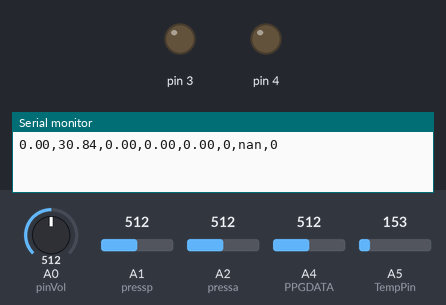
A sketch run on a simulated Arduino Uno, built with avr-gcc and run on an emulated ATmega328P. Shown: output pins drawn as LEDs (lit = HIGH), the last lines printed to the serial monitor. The test bench sets the inputs (shaded band); at power-on: A0 (pinVol) = 512, A1 (pressp) = 512, A2 (pressa) = 512, A4 (PPGDATA) = 512, A5 (TempPin) = 153.

Above: at 0.1 s.
At 1.2 s:
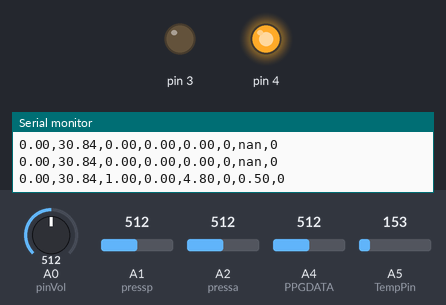
Timing chart, 0 to 2.7 s (numbered marks = the images above):
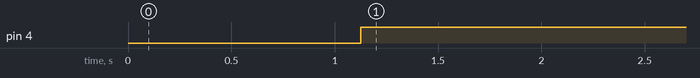

Measured:
- by itself, pin 4: LOW → HIGH at 1.1 s

The sketch:

finalproj.ino
```cpp
//terms for PPG
int PPGDATA = A4;
int HeartBeat = 0;
float ppgdata = 0, thresh = 52500, HRV = 0, HR = 0;
unsigned long Rcurrent = 0, Tcurrent = 0, Ptime = 0;
bool inrange = false;

//terms for temperature sensor
int TempPin = A5;
long rawTemp;
float voltage;
float fahrenheit;
float celsius;

//terms for Foot pressure
int pressa=A2, pressp=A1;
int fs1, fs2;
float count = 0, contabad=0;
int thresh_high = 80;
int thresh_low = 15;
int bottomThresh = 700, fs1tot = 0, fs2tot = 0, cont = 0;
float distance, walkspeed, steplength = 1.5, Acttime, old_y, old_z, zdirec, BE;
int fs1new, fs2new;
bool stepping=true;

//terms for MPU
//#include "I2Cdev.h"
//#include "MPU6050_6Axis_MotionApps20.h"
//#if I2CDEV_IMPLEMENTATION == I2CDEV_ARDUINO_WIRE
//#include "Wire.h"
//#endif
//MPU6050 mpu;
//#define OUTPUT_READABLE_YAWPITCHROLL
//#define OUTPUT_READABLE_WORLDACCEL
//#define INTERRUPT_PIN 2  // use pin 2 on Arduino Uno & most boards
//#define LED_PIN 13 // (Arduino is 13, Teensy is 11, Teensy++ is 6)
//bool blinkState = false;
//bool dmpReady = false;  // set true if DMP init was successful
//uint8_t mpuIntStatus;   // holds actual interrupt status byte from MPU
//uint8_t devStatus;      // return status after each device operation (0 = success, !0 = error)
//uint16_t packetSize;    // expected DMP packet size (default is 42 bytes)
//uint16_t fifoCount;     // count of all bytes currently in FIFO
//uint8_t fifoBuffer[64]; // FIFO storage buffer
//Quaternion q;           // [w, x, y, z]         quaternion container
//VectorInt16 aa;         // [x, y, z]            accel sensor measurements
//VectorInt16 aaReal;     // [x, y, z]            gravity-free accel sensor measurements
//VectorInt16 aaWorld;    // [x, y, z]            world-frame accel sensor measurements
//VectorFloat gravity;    // [x, y, z]            gravity vector
//float euler[3];         // [psi, theta, phi]    Euler angle container
//float ypr[3];           // [yaw, pitch, roll]   yaw/pitch/roll container and gravity vector
//uint8_t teapotPacket[14] = { '$', 0x02, 0,0, 0,0, 0,0, 0,0, 0x00, 0x00, '\r', '\n' };
//volatile bool mpuInterrupt = false;     // indicates whether MPU interrupt pin has gone high
//void dmpDataReady() {
//    mpuInterrupt = true;
//}

//Terms for leg volume
int pinVol = A0;
const float alpha = 0.125;
float average = 0;
double data_filtered[] = {0, 0, 0, 0, 0, 0, 0, 0};
const int n = 7;
int mean = 8, media=0, conta=0, somma=0;

unsigned long stretch, Stime=0;
unsigned long prevMax = 0, currMax = 0, prevMin = 1000000, currMin = 1000000, RESthresh = 0;
unsigned long dataprev ;
bool swelling=0,DVT=0, Oldfalling=0;


void setup() {
  // initialize the serial communication:
  Serial.begin(19200);
  pinMode(PPGDATA, INPUT);

  pinMode(TempPin, INPUT);

  pinMode(pressa, INPUT);
  pinMode(pressp, INPUT);
  pinMode(3, OUTPUT);
  pinMode(4, OUTPUT);

//    #if I2CDEV_IMPLEMENTATION == I2CDEV_ARDUINO_WIRE
//    Wire.begin();
//    Wire.setClock(400000); // 400kHz I2C clock. Comment this line if having compilation difficulties
//    #elif I2CDEV_IMPLEMENTATION == I2CDEV_BUILTIN_FASTWIRE
//        Fastwire::setup(400, true);
//    #endif
//    while (!Serial);
//    Serial.println(F("Initializing I2C devices..."));
//    mpu.initialize();
//    pinMode(INTERRUPT_PIN, INPUT);
//
//    // verify connection
//    Serial.println(F("Testing device connections..."));
//    Serial.println(mpu.testConnection() ? F("MPU6050 connection successful") : F("MPU6050 connection failed"));
//
//    // wait for ready
//    Serial.println(F("\nSend any character to begin DMP programming and demo: "));
//    while (Serial.available() && Serial.read()); // empty buffer
//    while (!Serial.available());                 // wait for data
//    while (Serial.available() && Serial.read()); // empty buffer again
//
//    // load and configure the DMP
//    Serial.println(F("Initializing DMP..."));
//    devStatus = mpu.dmpInitialize();
//
//    // supply your own gyro offsets here, scaled for min sensitivity
//    mpu.setXGyroOffset(220);
//    mpu.setYGyroOffset(76);
//    mpu.setZGyroOffset(-85);
//    mpu.setZAccelOffset(1788); // 1688 factory default for my test chip
//
//    // make sure it worked (returns 0 if so)
//    if (devStatus == 0) {
//        // Calibration Time: generate offsets and calibrate our MPU6050
//        mpu.CalibrateAccel(6);
//        mpu.CalibrateGyro(6);
//        mpu.PrintActiveOffsets();
//        // turn on the DMP, now that it's ready
//        Serial.println(F("Enabling DMP..."));
//        mpu.setDMPEnabled(true);
//
//        // enable Arduino interrupt detection
//        Serial.print(F("Enabling interrupt detection (Arduino external interrupt "));
//        Serial.print(digitalPinToInterrupt(INTERRUPT_PIN));
//        Serial.println(F(")..."));
//        attachInterrupt(digitalPinToInterrupt(INTERRUPT_PIN), dmpDataReady, RISING);
//        mpuIntStatus = mpu.getIntStatus();
//
//        // set our DMP Ready flag so the main loop() function knows it's okay to use it
//        Serial.println(F("DMP ready! Waiting for first interrupt..."));
//        dmpReady = true;
//
//        // get expected DMP packet size for later comparison
//        packetSize = mpu.dmpGetFIFOPacketSize();
//    } else {
//        // ERROR!
//        // 1 = initial memory load failed
//        // 2 = DMP configuration updates failed
//        // (if it's going to break, usually the code will be 1)
//        Serial.print(F("DMP Initialization failed (code "));
//        Serial.print(devStatus);
//        Serial.println(F(")"));
//    }
//
//    // configure LED for output
//    pinMode(LED_PIN, OUTPUT);

  pinMode(pinVol, INPUT);

  Ptime = millis();
}

void loop() {

//PPG program (HR information)


  ppgdata = analogRead(PPGDATA);
  ppgdata = ppgdata * 100;
  delay(30);
  //Serial.println(ppgdata);
  if (ppgdata >= thresh) {
    if (inrange == false) {
      HeartBeat++;
      delay(50);
    }
    inrange = true;
   }
  else
  {
    inrange = false;
  }

  if (millis() - Ptime > 10000) {
    HR = 6 * HeartBeat;
    Ptime = millis();
    HeartBeat = 0;
  }

//END PPG program

// Temperature program

// Read the raw 0-1023 value of temperature into a variable.
  rawTemp = analogRead(TempPin);
// Calculate the voltage, based on that value.
// Multiply by maximum voltage (3.3V) and divide by maximum ADC value (1023).
// If you plan on using this with a LilyPad Simple Arduino on USB power, change to 4.2
voltage = rawTemp * (3.3 / 1023.0);
//Serial.print("Voltage: "); // Print voltage reading to serial monitor
//Serial.println(voltage);
// Calculate the celsius temperature, based on that voltage..
celsius = (voltage - 0.5) * 100;
//Serial.print("Celsius: "); // Print celcius temp to serial monitor
//Serial.println(celsius);
// Use a common equation to convert celsius to Fahrenheit. F = C*9/5 + 32.
fahrenheit = (celsius * 9.0 / 5.0) + 32.0;
//Serial.print("Fahrenheit: "); // Print Fahrenheit temp to serial monitor
//Serial.println(fahrenheit);
// Print a blank line
//Serial.println();
// Wait 1 second between readings
//delay(1000);

// END Temperature program

// MPU

//// if programming failed, don't try to do anything
//    if (!dmpReady) return;
//
//    // wait for MPU interrupt or extra packet(s) available
//    while (!mpuInterrupt && fifoCount < packetSize) {
//        if (mpuInterrupt && fifoCount < packetSize) {
//          // try to get out of the infinite loop
//          fifoCount = mpu.getFIFOCount();
//        }
//        // other program behavior stuff here
//        // .
//        // .
//        // .
//        // if you are really paranoid you can frequently test in between other
//        // stuff to see if mpuInterrupt is true, and if so, "break;" from the
//        // while() loop to immediately process the MPU data
//        // .
//        // .
//        // .
//    }
//
//    // reset interrupt flag and get INT_STATUS byte
//    mpuInterrupt = false;
//    mpuIntStatus = mpu.getIntStatus();
//
//    // get current FIFO count
//    fifoCount = mpu.getFIFOCount();
//  if(fifoCount < packetSize){
//          //Lets go back and wait for another interrupt. We shouldn't be here, we got an interrupt from another event
//      // This is blocking so don't do it   while (fifoCount < packetSize) fifoCount = mpu.getFIFOCount();
//  }
//    // check for overflow (this should never happen unless our code is too inefficient)
//    else if ((mpuIntStatus & _BV(MPU6050_INTERRUPT_FIFO_OFLOW_BIT)) || fifoCount >= 1024) {
//        // reset so we can continue cleanly
//        mpu.resetFIFO();
//      //  fifoCount = mpu.getFIFOCount();  // will be zero after reset no need to ask
//        Serial.println(F("FIFO overflow!"));
//
//    // otherwise, check for DMP data ready interrupt (this should happen frequently)
//    } else if (mpuIntStatus & _BV(MPU6050_INTERRUPT_DMP_INT_BIT)) {
//
//        // read a packet from FIFO
//  while(fifoCount >= packetSize){ // Lets catch up to NOW, someone is using the dreaded delay()!
//    mpu.getFIFOBytes(fifoBuffer, packetSize);
//    // track FIFO count here in case there is > 1 packet available
//    // (this lets us immediately read more without waiting for an interrupt)
//    fifoCount -= packetSize;
//  }
//        #ifdef OUTPUT_READABLE_QUATERNION
//            // display quaternion values in easy matrix form: w x y z
//            mpu.dmpGetQuaternion(&q, fifoBuffer);
//            Serial.print("quat\t");
//            Serial.print(q.w);
//            Serial.print("\t");
//            Serial.print(q.x);
//            Serial.print("\t");
//            Serial.print(q.y);
//            Serial.print("\t");
//            Serial.println(q.z);
//        #endif
//
//        #ifdef OUTPUT_READABLE_EULER
//            // display Euler angles in degrees
//            mpu.dmpGetQuaternion(&q, fifoBuffer);
//            mpu.dmpGetEuler(euler, &q);
//            Serial.print("euler\t");
//            Serial.print(euler[0] * 180/M_PI);
//            Serial.print("\t");
//            Serial.print(euler[1] * 180/M_PI);
//            Serial.print("\t");
//            Serial.println(euler[2] * 180/M_PI);
//        #endif
//
//        #ifdef OUTPUT_READABLE_YAWPITCHROLL
//            // display Euler angles in degrees
//            mpu.dmpGetQuaternion(&q, fifoBuffer);
//            mpu.dmpGetGravity(&gravity, &q);
//            mpu.dmpGetYawPitchRoll(ypr, &q, &gravity);
//            Serial.print("ypr\t");
//            Serial.print(ypr[0] * 180/M_PI);
//            Serial.print("\t");
//            Serial.print(ypr[1] * 180/M_PI);
//            Serial.print("\t");
//            Serial.println(ypr[2] * 180/M_PI);
//        #endif
//
//        #ifdef OUTPUT_READABLE_REALACCEL
//            // display real acceleration, adjusted to remove gravity
//            mpu.dmpGetQuaternion(&q, fifoBuffer);
//            mpu.dmpGetAccel(&aa, fifoBuffer);
//            mpu.dmpGetGravity(&gravity, &q);
//            mpu.dmpGetLinearAccel(&aaReal, &aa, &gravity);
//            Serial.print("areal\t");
//            Serial.print(aaReal.x);
//            Serial.print("\t");
//            Serial.print(aaReal.y);
//            Serial.print("\t");
//            Serial.println(aaReal.z);
//        #endif
//
//        #ifdef OUTPUT_READABLE_WORLDACCEL
//            // display initial world-frame acceleration, adjusted to remove gravity
//            // and rotated based on known orientation from quaternion
//            mpu.dmpGetQuaternion(&q, fifoBuffer);
//            mpu.dmpGetAccel(&aa, fifoBuffer);
//            mpu.dmpGetGravity(&gravity, &q);
//            mpu.dmpGetLinearAccel(&aaReal, &aa, &gravity);
//            mpu.dmpGetLinearAccelInWorld(&aaWorld, &aaReal, &q);
//            Serial.print("aworld\t");
//            Serial.print(aaWorld.x);
//            Serial.print("\t");
//            Serial.print(aaWorld.y);
//            Serial.print("\t");
//            Serial.println(aaWorld.z);
//        #endif
//
//        #ifdef OUTPUT_TEAPOT
//            // display quaternion values in InvenSense Teapot demo format:
//            teapotPacket[2] = fifoBuffer[0];
//            teapotPacket[3] = fifoBuffer[1];
//            teapotPacket[4] = fifoBuffer[4];
//            teapotPacket[5] = fifoBuffer[5];
//            teapotPacket[6] = fifoBuffer[8];
//            teapotPacket[7] = fifoBuffer[9];
//            teapotPacket[8] = fifoBuffer[12];
//            teapotPacket[9] = fifoBuffer[13];
//            Serial.write(teapotPacket, 14);
//            teapotPacket[11]++; // packetCount, loops at 0xFF on purpose
//        #endif
//
//        // blink LED to indicate activity
//        blinkState = !blinkState;
//        digitalWrite(LED_PIN, blinkState);
//    }
// END MPU

// Leg dimension

stretch = analogRead(pinVol);
//Serial.println(stretch);
// New value calculation
for (int i = 1; i < mean; i++)
  {
    average = average + alpha * data_filtered[n - i];
  }
  data_filtered[n] = (alpha * stretch) + average;
  average = 0;
  // data_filtered values update
  for (int i = 0; i < mean - 1; i++)
  {
    data_filtered[i] = data_filtered[i + 1];
  }

// Print Data
//stretch = data_filtered[n];
data_filtered[n] = data_filtered[n];
somma=somma+data_filtered[n];
conta=conta+1;
media=somma/conta;
//Serial.println(data_filtered[n]);
   if (millis() - Stime > 10000) {

    Stime = millis();
    currMax=1.1*RESthresh;
    if (media>currMax)
    {
    swelling=1;
    }
    else
    {
    swelling=0;
    }
    RESthresh=media;
    somma=0;
    conta=0;
    media=0;
  }


//// END Leg dimension

// Foot presssure

fs1 = analogRead(pressa);
fs2 = analogRead(pressp);
delay(50);
if (millis() < 1000)
{
    fs1tot = fs1tot + fs1;
    fs2tot = fs2tot + fs2;
    cont++;
}
else {
fs1 = fs1 - fs1tot / cont;
//fs2 = fs2 - fs2tot / cont;
int f1 = map(fs1, 0, 1000, 0, 255);
int f2 = map(fs2, 0, 1000, 0, 255);
//  Serial.print("FSR 1 =  ");
//  Serial.println(fs1);
//  Serial.print("   FSR 2 =  ");
//  Serial.println(fs2);
delay(50);
fs1new = map(f1, 0, 255, 0, 1023);
fs2new = map(f2, 0, 255, 0, 1023);

if (fs2new > thresh_high)
{
 if (stepping == true)
          {
            count++;
            stepping = false;
          }
        }
        else if ( fs2 < thresh_low)
        {
          stepping = true;
        }
Acttime=millis();
distance = (count*steplength)/1000;
walkspeed = ((distance*1000000)/ Acttime)*3.6;
    //delay(100);
    if(fs1new >= 1040){
      digitalWrite(3,HIGH);
      contabad++;
    }
    else{
      digitalWrite(3, LOW);
    }
    if(fs2new >= 150){
      digitalWrite(4,HIGH);
      contabad++;
    }
    else{
      digitalWrite(4, LOW);
    }
}
BE=(contabad/4)/count;
if ((swelling=1 && celsius>32) && millis()>30000)
{
  DVT=1;
}
else
{
  DVT=0;
}

if (Oldfalling==1 || DVT==1)
{
digitalWrite(4,HIGH);
digitalWrite(3,HIGH);
}
BE=(contabad/2)/count;


////END Foot pressure
//
  Serial.print(HR);
  Serial.write(',');
  Serial.print(fahrenheit);
  Serial.write(',');
  Serial.print(count);
  Serial.write(',');
  Serial.print(distance);
  Serial.write(',');
  Serial.print(walkspeed);
  Serial.write(',');
  Serial.print(DVT);
  Serial.write(',');
  Serial.print(BE);
  Serial.write(',');
  Serial.println(Oldfalling);


}
```
